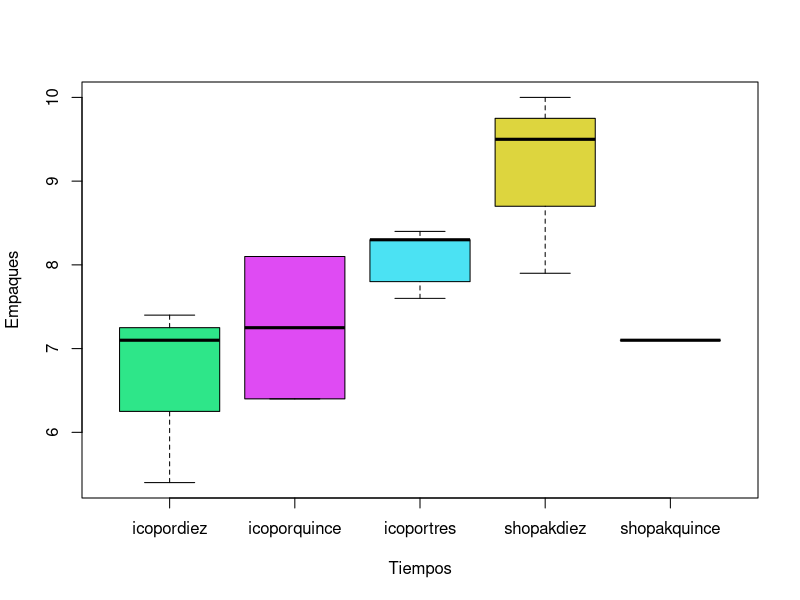

The R source for this figure: (Note: this script raises an error after producing the figure.)
#Se diseñó un experimento para comparar la efectividad de cinco méto-
#dos de almacenamiento en la preservación del contenido de agua de
#un producto alimenticio. Se hicieron cinco repeticiones por tratamien-
#to en un diseño completamente aleatorizado. Por fallas en el proceso
#varias repeticiones se perdieron. Los métodos de almacenamiento y
#los resultados obtenidos se dan en porcentajes en la siguiente tabla



icoportres<-c(7.8,8.3,7.6,8.4,8.3)
icopordiez<-c(5.4,7.4,7.1)
icoporquince<-c(8.1,6.4)
shopakdiez<-c(7.9,9.5,10)
shopakquince<-c(7.1)
empaques<-rep(c("icoportres","icopordiez","icoporquince","shopakdiez","shopakquince"),c(5,3,2,3,1))
tiempos<-c(icoportres,icopordiez,icoporquince,shopakdiez,shopakquince)

empaques = factor(empaques)

#Marco de datos
datosAgua = data.frame(tiempos, empaques)

#dividir los datos en columnas
attach(datosAgua)

#Anova

modelo_agua = aov(tiempos ~ empaques, data = datosAgua) #Esta prueba sirva cuando el ANOVA detecta diferencias
resumen_anova = summary(modelo_agua)

#ver si hay diferencias

p_valor_aov = resumen_anova[[1]][["Pr(>F)"]][1]

if(p_valor_aov >= 0.05){
  print(paste("Existen pruebas suficientes para aceptar la hipotesis nula entonces 
        no hay diferencias significativas entre tratamientos con p valor (p >= 0.05): ", p_valor_aov))
} else {
  print(paste("Se rechaza la hipotesis nula si hay diferencias significativas entre tratamientos con p valor (p < 0.05): ", p_valor_aov))
}

#En este caso no funciona la Prueba de Battlet por que no hay las mismas replicas

boxplot(tiempos ~ empaques, col = c("#2EE689","#DF4BF3","#4BE2F3", "#DDD53E", "#DD513E"), #apender colores en ingles
        xlab = "Tiempos",
        ylab = "Empaques")

#Hacer contrastes de los tratamientos sin importar los tiempos comparacion de materiales

#Programar esto a mano para estudiar bien esto!!!!

#Prueba de contraste - Matrix de contrastes

q1 = c(2,2,2, -3, -3)
q2 = c(0,2,2,-2,-2)
q3 = c(2,-1,-1,0,0)


#ver si son ortogonales

# Calculamos el producto interno entre todos los pares de contrastes
contrastes <- list(q1, q2, q3)

for (i in 1:(length(contrastes) - 1)) {
  for (j in (i + 1):length(contrastes)) {
    producto_interno <- sum(contrastes[[i]] * contrastes[[j]])
    cat("Producto interno entre q", i, "y q", j, ": ", producto_interno, "\n") #poner un condicional para ver 
    #si son ortogonales
  }
}

#crear matriz de contrastes

Matrix_contraste = matrix(c(q1, q2, q3),  nrow = 3, ncol = 5, byrow = TRUE)
row.names(Matrix_contraste) = c("q1", "q2", "q3")


#Prueba de Contrastes

comp = glht(modelo_agua, linfct = mcp(empaques = Matrix_contraste))
comp
  
#Ver metodos de Bonferroni y otro de la diapositivas
Resumen_contrastes = summary(comp, test = adjusted("bonferroni"))
Resumen_contrastes  

#p-valor es muy alto por lo cual se acepta todas la hipotesis nulas

#Prueba de Sheffe ver en las diapositivas !!!!







